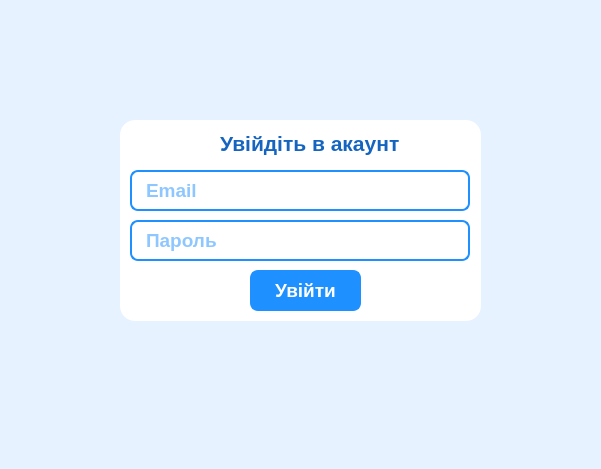
<?xml version="1.0" encoding="UTF-8"?>
<ui version="4.0">
 <class>SignIn</class>
 <widget class="QDialog" name="SignIn">
  <property name="geometry">
   <rect>
    <x>0</x>
    <y>0</y>
    <width>601</width>
    <height>469</height>
   </rect>
  </property>
  <property name="windowTitle">
   <string>Sign In</string>
  </property>
  <property name="styleSheet">
   <string notr="true">background-color: #e6f2ff;   /* ніжно-голубий */</string>
  </property>
  <widget class="QFrame" name="frame_2">
   <property name="geometry">
    <rect>
     <x>120</x>
     <y>120</y>
     <width>361</width>
     <height>201</height>
    </rect>
   </property>
   <property name="styleSheet">
    <string notr="true">background-color: white;      /* білий фон */

    border-radius: 15px; </string>
   </property>
   <property name="frameShape">
    <enum>QFrame::Shape::StyledPanel</enum>
   </property>
   <property name="frameShadow">
    <enum>QFrame::Shadow::Raised</enum>
   </property>
   <widget class="QLabel" name="label_6">
    <property name="geometry">
     <rect>
      <x>60</x>
      <y>10</y>
      <width>31</width>
      <height>31</height>
     </rect>
    </property>
    <property name="styleSheet">
     <string notr="true">background: white;</string>
    </property>
    <property name="text">
     <string/>
    </property>
    <property name="pixmap">
     <pixmap>../../../Downloads/avatar_11598848.png</pixmap>
    </property>
    <property name="scaledContents">
     <bool>true</bool>
    </property>
   </widget>
   <widget class="QLabel" name="sign_in_label2">
    <property name="geometry">
     <rect>
      <x>100</x>
      <y>10</y>
      <width>191</width>
      <height>26</height>
     </rect>
    </property>
    <property name="styleSheet">
     <string notr="true">QLabel {
    color: #1565c0;          /* темно-синій текст */
    font-size: 16pt;         /* розмір шрифту */
    font-weight: bold;       /* жирний */
    background-color: transparent; /* прозорий фон */
}</string>
    </property>
    <property name="text">
     <string>Увійдіть в акаунт</string>
    </property>
   </widget>
   <widget class="QLineEdit" name="email_sign_in">
    <property name="geometry">
     <rect>
      <x>10</x>
      <y>50</y>
      <width>340</width>
      <height>41</height>
     </rect>
    </property>
    <property name="minimumSize">
     <size>
      <width>150</width>
      <height>0</height>
     </size>
    </property>
    <property name="maximumSize">
     <size>
      <width>340</width>
      <height>16777215</height>
     </size>
    </property>
    <property name="styleSheet">
     <string notr="true">QLineEdit {
    background-color: white;     /* білий фон */
    color: #1e90ff;              /* синій текст */
    font-size: 14pt;
    font-weight: bold;
    border: 2px solid #1e90ff;   /* синя рамка */
    border-radius: 8px;
    padding: 6px 12px;
}
QLineEdit:focus {
    background-color: #f0f8ff;   /* легкий голубий при фокусі */
}
QLineEdit:hover {
    background-color: #f0f8ff;   /* легкий голубий */
}
</string>
    </property>
    <property name="text">
     <string/>
    </property>
    <property name="placeholderText">
     <string>Email</string>
    </property>
   </widget>
   <widget class="QLineEdit" name="password_sign_in_2">
    <property name="geometry">
     <rect>
      <x>10</x>
      <y>100</y>
      <width>340</width>
      <height>41</height>
     </rect>
    </property>
    <property name="minimumSize">
     <size>
      <width>150</width>
      <height>0</height>
     </size>
    </property>
    <property name="maximumSize">
     <size>
      <width>340</width>
      <height>16777215</height>
     </size>
    </property>
    <property name="styleSheet">
     <string notr="true">QLineEdit {
    background-color: white;     /* білий фон */
    color: #1e90ff;              /* синій текст */
    font-size: 14pt;
    font-weight: bold;
    border: 2px solid #1e90ff;   /* синя рамка */
    border-radius: 8px;
    padding: 6px 12px;
}
QLineEdit:focus {
    background-color: #f0f8ff;   /* легкий голубий при фокусі */
}
QLineEdit:hover {
    background-color: #f0f8ff;   /* легкий голубий */
}
</string>
    </property>
    <property name="text">
     <string/>
    </property>
    <property name="echoMode">
     <enum>QLineEdit::EchoMode::Password</enum>
    </property>
    <property name="placeholderText">
     <string>Пароль</string>
    </property>
   </widget>
   <widget class="QPushButton" name="sign_in_btn">
    <property name="geometry">
     <rect>
      <x>130</x>
      <y>150</y>
      <width>111</width>
      <height>41</height>
     </rect>
    </property>
    <property name="styleSheet">
     <string notr="true">QPushButton#sign_in_btn {
    background-color: #1e90ff;   /* синій фон */
    color: white;                /* білий текст */
    font-size: 14pt;
    font-weight: bold;
    border: 2px solid #1e90ff;   /* синя рамка */
    border-radius: 8px;          /* округлені кути */
    padding: 6px 12px;
}

QPushButton#sign_in_btn:hover {
    background-color: #f0f8ff;   /* світло-голубий фон */
	color: #1e90ff;
    border: 2px solid #5dade2;
}

QPushButton#sign_in_btn:pressed {
    background-color: white;     /* фон білий */
    color: #1e90ff;              /* текст синій */
    border: 2px solid #1e90ff;   /* синя рамка */
}</string>
    </property>
    <property name="text">
     <string>Увійти</string>
    </property>
   </widget>
  </widget>
  <widget class="QLabel" name="cloud1">
   <property name="geometry">
    <rect>
     <x>20</x>
     <y>20</y>
     <width>201</width>
     <height>161</height>
    </rect>
   </property>
   <property name="text">
    <string/>
   </property>
   <property name="pixmap">
    <pixmap>../../../Downloads/cloud-computing.png</pixmap>
   </property>
   <property name="scaledContents">
    <bool>true</bool>
   </property>
  </widget>
  <widget class="QLabel" name="cloud2">
   <property name="geometry">
    <rect>
     <x>370</x>
     <y>10</y>
     <width>201</width>
     <height>161</height>
    </rect>
   </property>
   <property name="text">
    <string/>
   </property>
   <property name="pixmap">
    <pixmap>../../../Downloads/cloud-computing.png</pixmap>
   </property>
   <property name="scaledContents">
    <bool>true</bool>
   </property>
  </widget>
  <widget class="QLabel" name="cloud3">
   <property name="geometry">
    <rect>
     <x>230</x>
     <y>260</y>
     <width>201</width>
     <height>161</height>
    </rect>
   </property>
   <property name="text">
    <string/>
   </property>
   <property name="pixmap">
    <pixmap>../../../Downloads/cloud-computing.png</pixmap>
   </property>
   <property name="scaledContents">
    <bool>true</bool>
   </property>
  </widget>
  <zorder>cloud3</zorder>
  <zorder>cloud2</zorder>
  <zorder>cloud1</zorder>
  <zorder>frame_2</zorder>
 </widget>
 <resources/>
 <connections/>
</ui>
